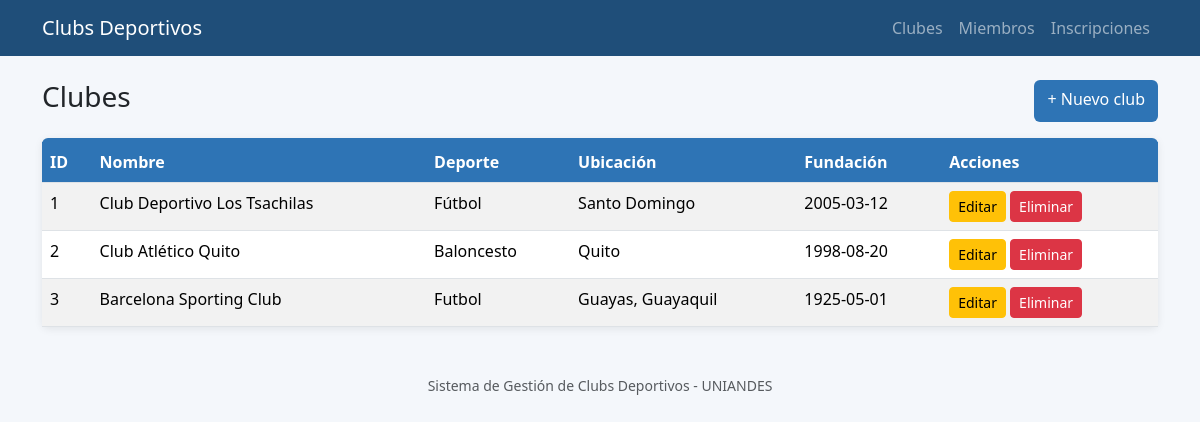
The page /clubes/index.php on the database its author committed.
### tables this page shows
CREATE TABLE `clubes` (
  `club_id` int NOT NULL AUTO_INCREMENT,
  `nombre` varchar(100) NOT NULL,
  `deporte` varchar(50) NOT NULL,
  `ubicacion` varchar(150) DEFAULT NULL,
  `fecha_fundacion` date DEFAULT NULL,
  PRIMARY KEY (`club_id`)
);

### config/conexion.php (called while the page is built, shortened)
<?php
function e($texto) {
    return htmlspecialchars($texto ?? '');
}

### clubes/index.php (the view, shortened to what this page needs)
<?php
include '../includes/header.php';
$clubes = $pdo->query("SELECT * FROM clubes ORDER BY club_id")->fetchAll();
?>
<div class="d-flex justify-content-between mb-3">
  <h3>Clubes</h3>
  <a href="form.php" class="btn btn-azul">+ Nuevo club</a>
</div>
<div class="card tarjeta"><div class="table-responsive">
<table class="table table-striped mb-0">
  <thead class="tabla-cabecera"><tr>
    <th>ID</th><th>Nombre</th><th>Deporte</th><th>Ubicación</th><th>Fundación</th><th>Acciones</th>
  </tr></thead>
  <tbody>
  <?php foreach ($clubes as $c): ?>
    <tr>
      <td><?= $c['club_id'] ?></td>
      <td><?= e($c['nombre']) ?></td>
      <td><?= e($c['deporte']) ?></td>
      <td><?= e($c['ubicacion']) ?></td>
      <td><?= e($c['fecha_fundacion']) ?></td>
      <td>
        <a href="form.php?id=<?= $c['club_id'] ?>" class="btn btn-sm btn-warning">Editar</a>
        <form method="post" class="d-inline" onsubmit="return confirm('¿Eliminar este club?');">
          <button name="eliminar" value="<?= $c['club_id'] ?>" class="btn btn-sm btn-danger">Eliminar</button>
        </form>
      </td>
    </tr>
  <?php endforeach; ?>
  </tbody>
</table></div></div>
<?php include '../includes/footer.php'; ?>

### includes/header.php (style rules this page uses)
body { background: #f4f7fb; }
.tabla-cabecera th { background: #2E74B5; color: #fff; }
.tarjeta { border: 0; border-top: 4px solid #2E74B5; box-shadow: 0 2px 8px rgba(0,0,0,.08); }
.btn-azul { background: #2E74B5; color: #fff; }

### rows shown on the page
clubes: club_id "1", nombre "Club Deportivo Los Tsachilas", deporte "Fútbol", ubicacion "Santo Domingo", fecha_fundacion "2005-03-12"
clubes: club_id "2", nombre "Club Atlético Quito", deporte "Baloncesto", ubicacion "Quito", fecha_fundacion "1998-08-20"
clubes: club_id "3", nombre "Barcelona Sporting Club", deporte "Futbol", ubicacion "Guayas, Guayaquil", fecha_fundacion "1925-05-01"
